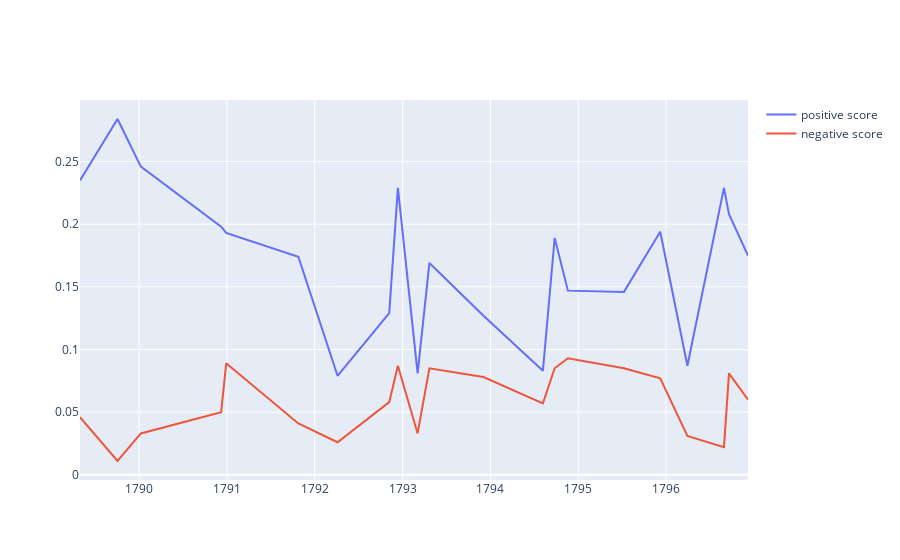

Write notebook code for a chart like this one.
### Markdown cell above
## George Washington

### Code cell
gw = df.loc[df['president'].isin(['George Washington'])]
fig = go.Figure()
fig.add_trace(go.Scatter(x=gw["date"], y=gw["score_pos"],
                    mode='lines',
                    name='positive score'))
fig.add_trace(go.Scatter(x=gw["date"], y=gw["score_neg"],
                    mode='lines',
                    name='negative score'))
fig.show()
